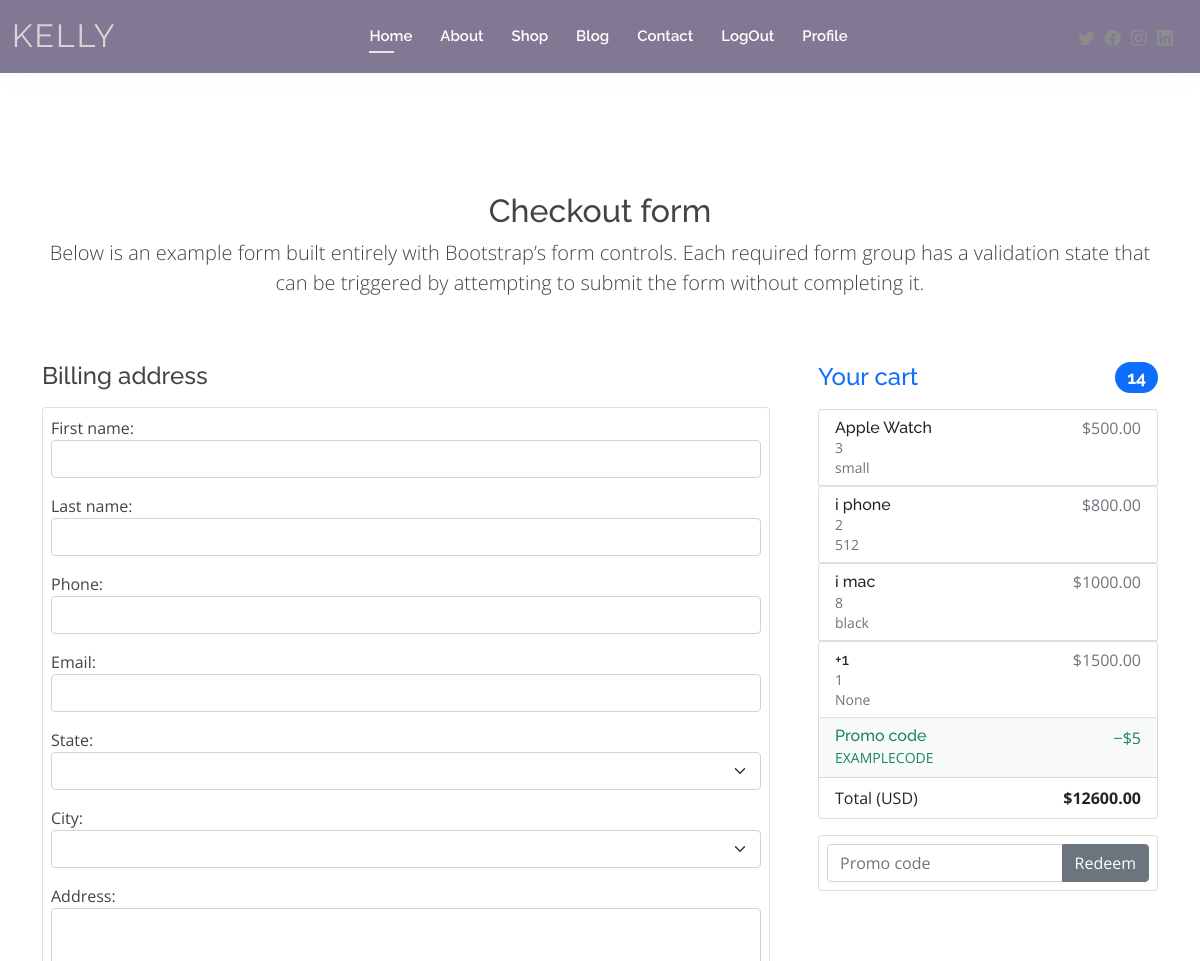
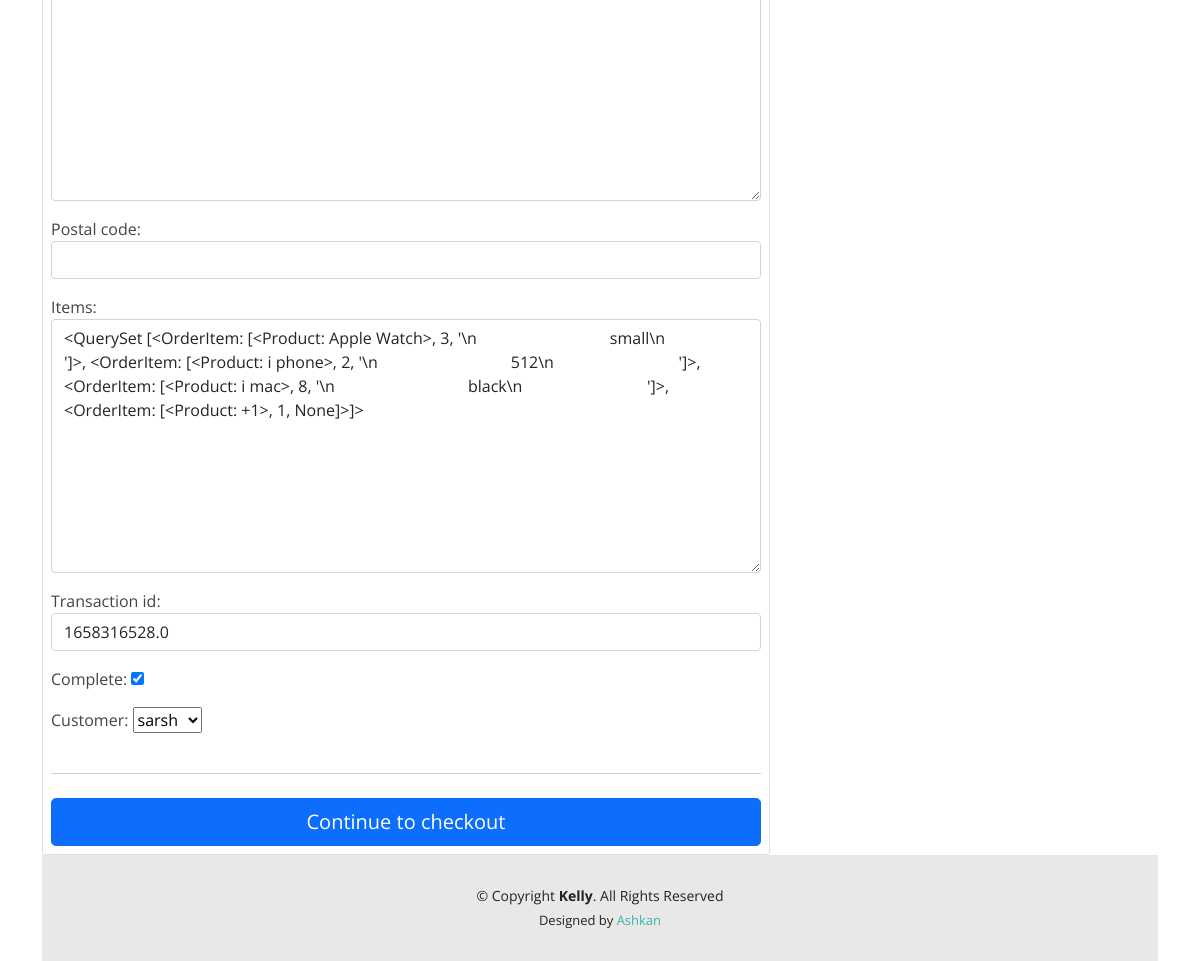
/checkout/ (signed in), run on an earlier commit of the app's database (2 pictures, top to bottom).
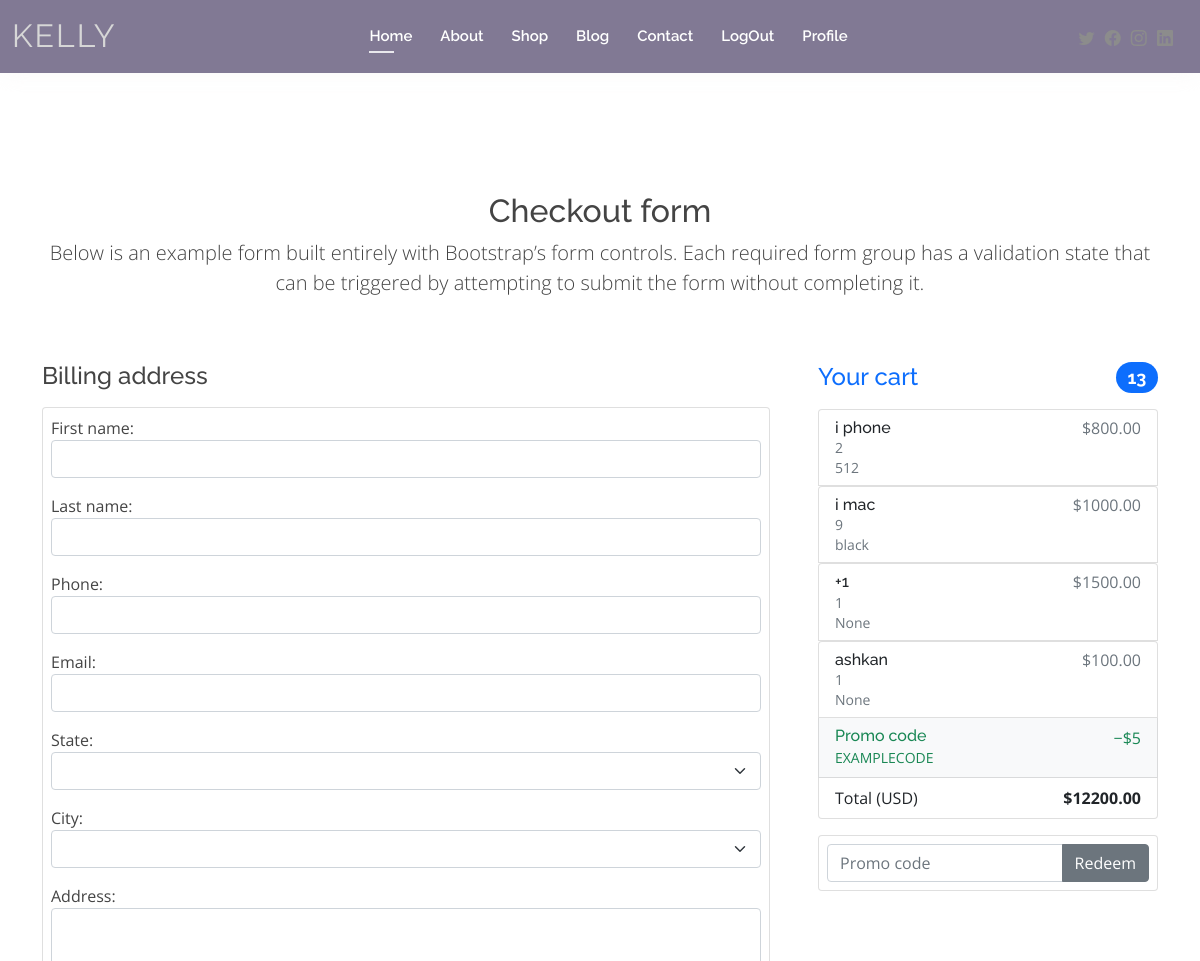
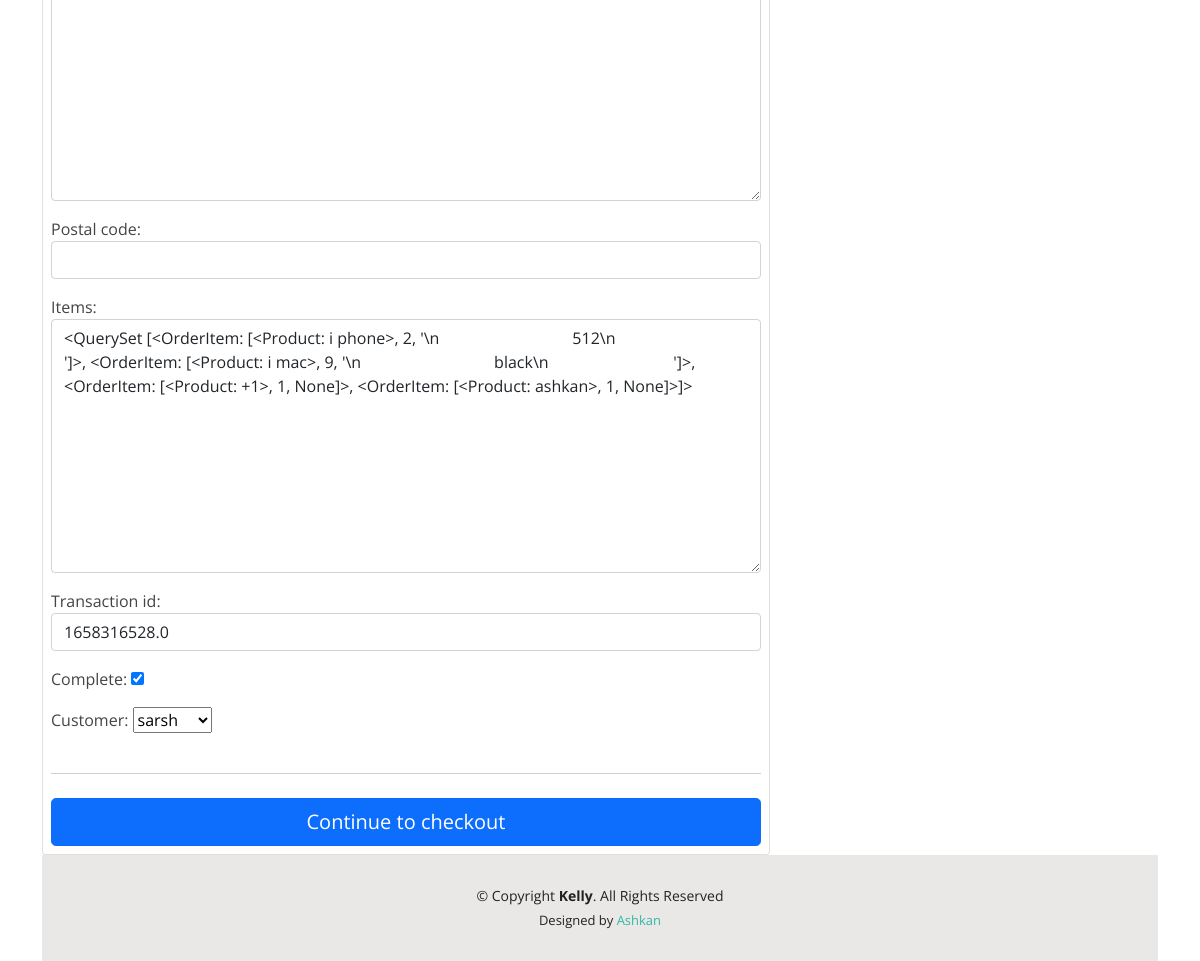
And on a later commit of the database (2 pictures, top to bottom).
### store/models.py (models this page shows, shortened)
class OrderItem(models.Model):
    product = models.ForeignKey(Product, on_delete=models.SET_NULL, null=True)
    order = models.ForeignKey(Order, on_delete=models.SET_NULL, null=True)
    quantity = models.IntegerField(default=0, null=True, blank=True)
    option = models.CharField(max_length=200, null=True, blank=True)
    date_added = models.DateTimeField(auto_now_add=True)
    def __str__(self):
        return str([self.product , self.quantity , self.option])
    @property
    def get_total(self):
        total = self.product.price * self.quantity
        return total

class Product(models.Model):
    category = models.ForeignKey(Category, on_delete=models.CASCADE, null=True, blank=True)
    name = models.CharField(max_length=200)
    price = models.FloatField()
    price_before = models.FloatField(null=True, blank=True)
    inventory = models.IntegerField(default=0)
    info = models.CharField(max_length=200, null=True, blank=True)
    description = models.TextField(null=True)
    last_update = models.DateTimeField()
    image = models.ImageField(null=True,blank=True)
    promotions = models.ForeignKey(Promotion , blank=True , null=True, on_delete=models.CASCADE)
    def __str__(self):
        return self.name

class Order(models.Model):
    first_name = models.CharField(max_length=200)
    last_name = models.CharField(max_length=200)
    phone = models.CharField(max_length=200)
    email = models.EmailField(null=True)
    state = models.CharField(max_length=200)
    city = models.CharField(max_length=200)
    address = models.TextField(max_length=1000)
    postal_code = models.CharField(max_length=200)
    items = models.TextField(max_length=1000)
    date_ordered = models.DateTimeField(auto_now_add=True)
    transaction_id = models.DecimalField(null=True, decimal_places=12 , max_digits=24)
    complete = models.BooleanField(default=False)
    customer = models.ForeignKey(Customer, on_delete=models.SET_NULL, null=True, blank=True)
    @property
    def get_cart_total(self):
        orderitems = self.orderitem_set.all()
        total = sum([item.get_total for item in orderitems])
        return total
    @property
    def get_cart_items(self):
        orderitems = self.orderitem_set.all()
        total = sum([item.quantity for item in orderitems])
        return total

### store/views.py (the view, shortened to what this page needs)
# urls.py: path('checkout/', views.checkout, name="checkout"),
def checkout(request):
	data = cartData(request)
	cartItems = data['cartItems']
	order = data['order']
	items = data['items']
	if request.user.is_authenticated:
		customer = request.user.customer
	else:
		customer = None
	form = OrderForm()
	form.fields['items'].initial = items
	form.fields['complete'].initial = True
	form.fields['customer'].initial = customer
	form.fields['transaction_id'].initial = datetime.datetime.now().timestamp()
	context = {'items':items, 'order':order, 'cartItems':cartItems , 'form':form}
	return render(request, 'c2.html', context)

### store/forms.py
class OrderForm(forms.ModelForm):
	class Meta:
		model = Order
		exclude = ()
		feilds = '__all__'
	def __init__(self, *args, **kwargs):
		super(OrderForm, self).__init__(*args, **kwargs)
		self.fields['first_name'].widget.attrs['class']= 'form-control'
		self.fields['last_name'].widget.attrs['class']= 'form-control'
		self.fields['phone'].widget.attrs['class']= 'form-control'
		self.fields['city'].widget.attrs['class']= 'form-select'
		self.fields['state'].widget.attrs['class']= 'form-select'
		self.fields['address'].widget.attrs['class']= 'form-control'
		self.fields['postal_code'].widget.attrs['class']= 'form-control'
		self.fields['email'].widget.attrs['class']= 'form-control'
		self.fields['items'].widget.attrs['class']= 'form-control'
		self.fields['complete'].widget.attrs['class']= ''
		self.fields['transaction_id'].widget.attrs['class']= 'form-control'

### store/models.py (called while the page is built)
    def __str__(self):
        return str(self.user)

### store/templates/c2.html (shortened to what this page needs)
{% extends 'base.html' %}
{% load static %}
{% block content %}
<br>
<br>
<br>
<br>
<br>
<br>
<div class="container">
<main>
<div class="py-5 text-center">
  <h2>Checkout form</h2>
  <p class="lead">Below is an example form built entirely with Bootstrap’s form controls. Each required form group has a validation state that can be triggered by attempting to submit the form without completing it.</p>
</div>
<div class="row g-5">
  <div class="col-md-5 col-lg-4 order-md-last">
    <h4 class="d-flex justify-content-between align-items-center mb-3">
      <span class="text-primary">Your cart</span>
      <span class="badge bg-primary rounded-pill">{{cartItems}}</span>
    </h4>
    {% for item in items %}
    <ul class="list-group mb-3">
      <li class="list-group-item d-flex justify-content-between lh-sm">
        <div>
          <h6 class="my-0">{{item.product.name}}</h6>
          <small class="text-muted">{{item.quantity}}</small>
          <br>
          <small class="text-muted">{{item.option}}</small>
        </div>
        <span class="text-muted">${{item.product.price|floatformat:2}}</span>
      </li>
      {% endfor %}
      <li class="list-group-item d-flex justify-content-between bg-light">
        <div class="text-success">
          <h6 class="my-0">Promo code</h6>
          <small>EXAMPLECODE</small>
        </div>
        <span class="text-success">−$5</span>
      </li>
      <li class="list-group-item d-flex justify-content-between">
        <span>Total (USD)</span>
        <strong>${{order.get_cart_total|floatformat:2}}</strong>
      </li>
    </ul>
    <form method="post" id="form" class="card p-2">
      <div class="input-group">
        <input type="text" class="form-control" placeholder="Promo code">
        <button type="submit" class="btn btn-secondary">Redeem</button>
      </div>
    </form>
  </div>
  <div class="col-md-7 col-lg-8">
    <h4 class="mb-3">Billing address</h4>
    <form  method="post" class="card p-2" novalidate>
      {{form.as_p}}
      <hr class="my-4">
      <button class="w-100 btn btn-primary btn-lg" type="submit">Continue to checkout</button>
    </form>
  </div>
</div>
</main>
{% endblock content %}

What changed in the data, as far as the page shows it:
removed OrderItem: product.name "Apple Watch", quantity "3", option "small", product.price "500.00"
changed OrderItem "black": quantity "8" → "9"
added OrderItem: product.name "ashkan", quantity "1", option "None", product.price "100.00"
changed through a linked row, Order: get_cart_total "12600.00" → "12200.00"
Also different on the page:
{{ cartItems }}: "14" → "13"
form field items: "<QuerySet [<OrderItem: [<Product: Apple Watch>, 3, '\\n small\\n ']>, <OrderItem: [<Product: i phone>, 2, '\\n 512\\n ']>, <OrderItem: [<Product: i mac>, 8, '\\n black\\n ']>, <OrderItem: [<Product: +1>, 1, None]>]>" → "<QuerySet [<OrderItem: [<Product: i phone>, 2, '\\n 512\\n ']>, <OrderItem: [<Product: i mac>, 9, '\\n black\\n ']>, <OrderItem: [<Product: +1>, 1, None]>, <OrderItem: [<Product: ashkan>, 1, None]>]>"
